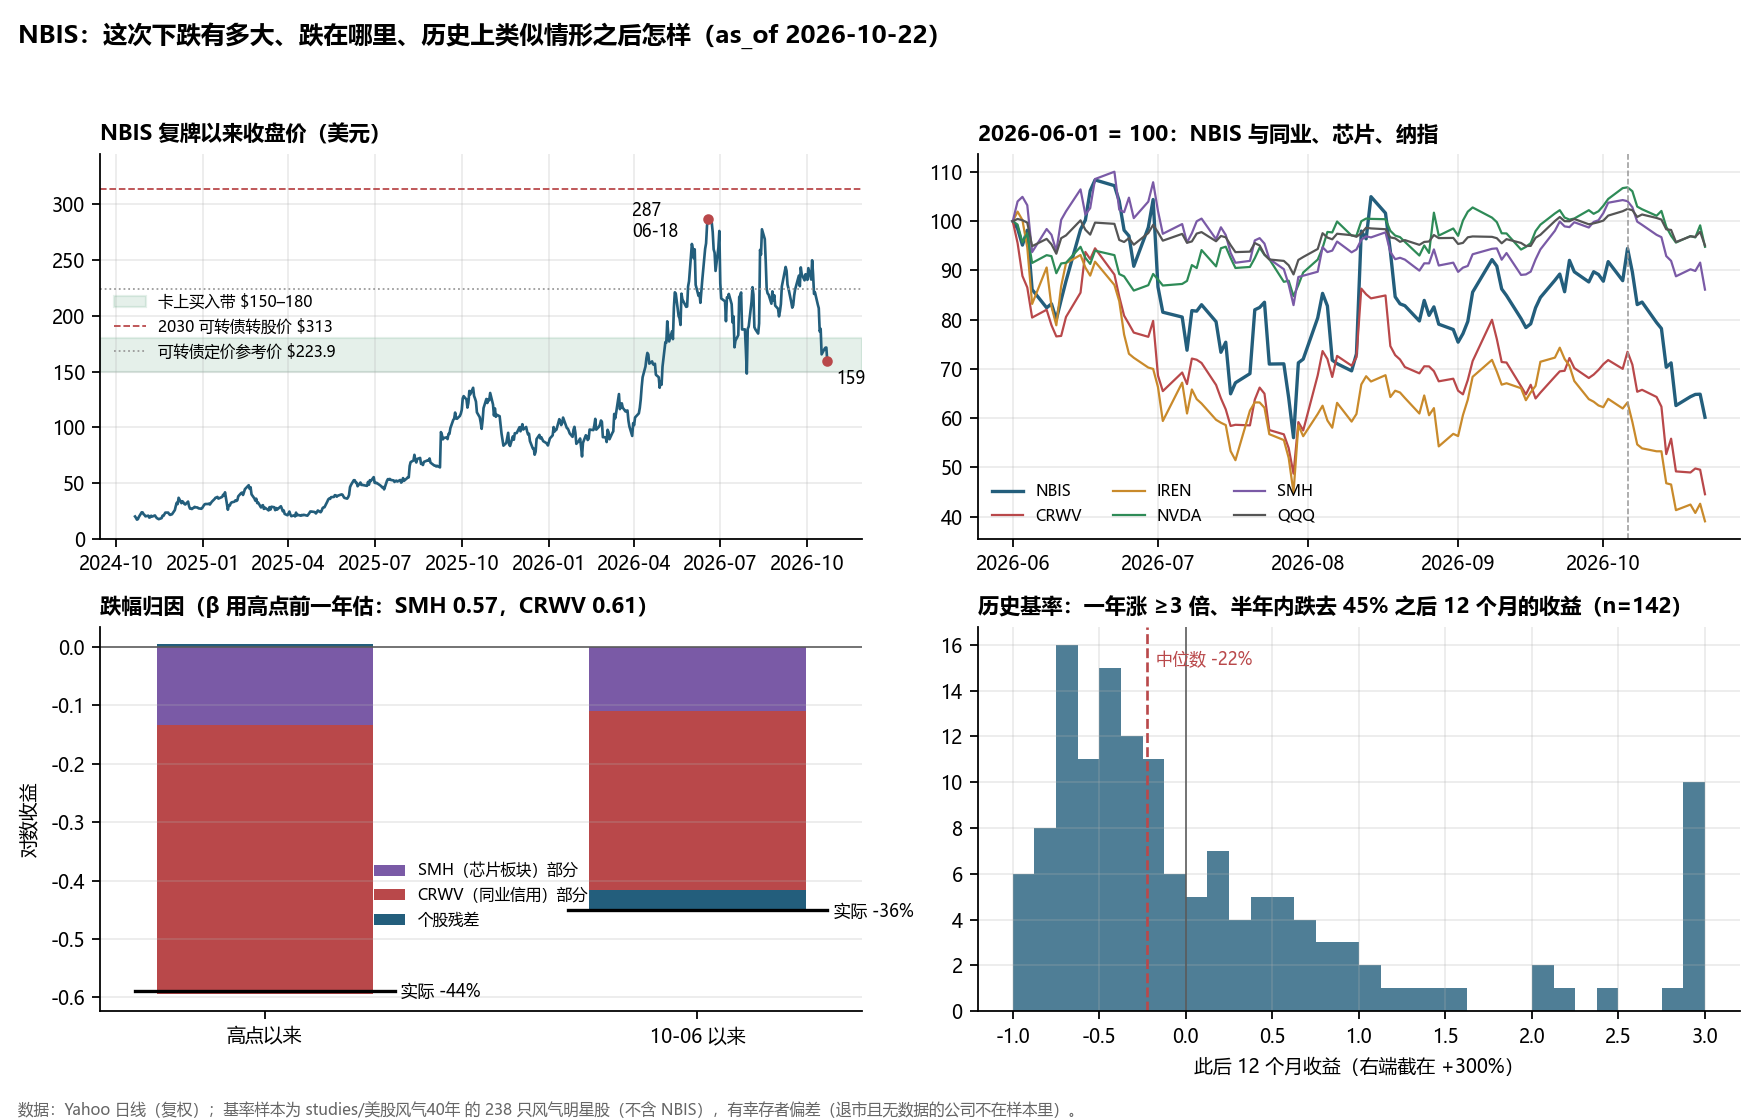

This figure's Python source:
"""NBIS 大跌的量化拆解：回撤史、波动与 beta、行业 vs 个股归因、历史基率。

数据：Yahoo v8 日线（curl 拉取，存 data/yahoo_*.json，已有不重下）；历史基率用
studies/美股风气40年_兴衰统计_2026-10-06/data/raw/prices/*.csv.gz（239 只风气明星股日线）。
as_of：2026-10-22 收盘（10-23 开盘前运行）。
运行：python quant_drawdown.py → 打印结果，写 data/quant_results.json、data/base_rate_events.csv、quant_drawdown.png
"""
import csv
import datetime as dt
import gzip
import json
import math
import statistics as st
import subprocess
from pathlib import Path

import numpy as np

HERE = Path(__file__).resolve().parent
D = HERE / "data"
D.mkdir(exist_ok=True)
FADS = HERE.parents[2] / "studies" / "美股风气40年_兴衰统计_2026-10-06" / "data" / "raw" / "prices"
AS_OF = dt.date(2026, 10, 22)
TICKERS = ["NBIS", "QQQ", "SMH", "NVDA", "CRWV", "IREN", "ORCL", "APLD", "^IXIC"]


def yahoo(t):
    f = D / f"yahoo_{t.replace('^', 'IDX_')}.json"
    if not f.exists() or f.stat().st_size < 1000:
        url = (f"https://query1.finance.yahoo.com/v8/finance/chart/{t.replace('^', '%5E')}"
               "?period1=0&period2=9999999999&interval=1d&includeAdjustedClose=true&events=div,split")
        f.write_bytes(subprocess.run(["curl", "-s", "-m", "60", "-A", "Mozilla/5.0", url], capture_output=True).stdout)
    r = json.loads(f.read_text(encoding="utf-8"))["chart"]["result"][0]
    off = r["meta"].get("gmtoffset", 0)
    q, adj = r["indicators"]["quote"][0], r["indicators"]["adjclose"][0]["adjclose"]
    out = {}
    for ts, c, a in zip(r["timestamp"], q["close"], adj):
        if c is None:
            continue
        d = dt.datetime.utcfromtimestamp(ts + off).date()
        if d <= AS_OF:
            out[d] = (c, a if a is not None else c)
    return out


px = {t: yahoo(t) for t in TICKERS}
for t in TICKERS:
    ds = sorted(px[t])
    print(f"{t:6s} {ds[0]} → {ds[-1]}  last close {px[t][ds[-1]][0]:.2f}  n={len(ds)}")

nb = {d: v for d, v in px["NBIS"].items() if d >= dt.date(2024, 10, 21)}  # 复牌后（此前为 YNDX）
nd = sorted(nb)
nclose = np.array([nb[d][0] for d in nd])
res = {"as_of": str(AS_OF), "last_close": float(nclose[-1])}


def close_on(t, d, adj=True):
    """d 当日或之前最近一个交易日的收盘（默认复权价）。"""
    s = px[t]
    while d not in s:
        d -= dt.timedelta(days=1)
    return s[d][1 if adj else 0]


# ---------- 1. 价格窗口
peak_i = int(nclose.argmax())
peak_d, peak_p = nd[peak_i], float(nclose[peak_i])
windows = {
    "NBIS 收盘高点以来（%s）" % peak_d: peak_d,
    "10-06 以来（本轮科技抛售起点）": dt.date(2026, 10, 6),
    "09-04（上上张卡）以来": dt.date(2026, 9, 4),
    "10-16（上一张卡 as_of）以来": dt.date(2026, 10, 16),
    "年初以来": dt.date(2025, 12, 31),
}
print(f"\nNBIS 复牌后收盘最高 {peak_p:.2f}（{peak_d}），as_of {nclose[-1]:.2f}，距高点 {nclose[-1] / peak_p - 1:+.1%}")
res["peak"] = {"date": str(peak_d), "close": peak_p, "dd": float(nclose[-1] / peak_p - 1)}
res["windows"] = {}
print("\n窗口涨跌（复权）：", "  ".join(f"{t:>6s}" for t in TICKERS[:-1]))
for name, d0 in windows.items():
    row = {}
    for t in TICKERS[:-1]:
        try:
            row[t] = close_on(t, AS_OF) / close_on(t, d0) - 1
        except KeyError:
            row[t] = None
    res["windows"][name] = row
    print(f"  {name:28s}", "  ".join(f"{v:+6.1%}" if v is not None else "   n/a" for v in row.values()))

print("\nNBIS 近期日线：")
res["recent"] = []
for d in nd:
    if d >= dt.date(2026, 10, 1):
        i = nd.index(d)
        r = nclose[i] / nclose[i - 1] - 1
        res["recent"].append({"date": str(d), "close": float(nclose[i]), "ret": float(r)})
        print(f"  {d} {nclose[i]:8.2f} {r:+6.1%}")

# ---------- 2. 回撤史（复牌后，深度 ≥ 25% 的峰谷段）
episodes, i = [], 0
run_max_i = 0
in_dd = False
for k in range(1, len(nclose)):
    if nclose[k] > nclose[run_max_i]:
        if in_dd:
            tr = run_max_i + int(nclose[run_max_i:k].argmin())
            depth = nclose[tr] / nclose[run_max_i] - 1
            if depth <= -0.25:
                episodes.append((run_max_i, tr, k))
            in_dd = False
        run_max_i = k
    elif nclose[k] < nclose[run_max_i] * 0.999:
        in_dd = True
if in_dd:
    tr = run_max_i + int(nclose[run_max_i:].argmin())
    if nclose[tr] / nclose[run_max_i] - 1 <= -0.25:
        episodes.append((run_max_i, tr, None))
print("\n复牌以来回撤 ≥25% 的段：")
res["episodes"] = []
for p, tr, rec in episodes:
    e = {"peak": str(nd[p]), "peak_close": float(nclose[p]), "trough": str(nd[tr]), "trough_close": float(nclose[tr]),
         "depth": float(nclose[tr] / nclose[p] - 1), "days_to_trough": (nd[tr] - nd[p]).days,
         "recovered": str(nd[rec]) if rec else None, "days_trough_to_recover": (nd[rec] - nd[tr]).days if rec else None}
    res["episodes"].append(e)
    print(f"  顶 {e['peak']} {e['peak_close']:.2f} → 底 {e['trough']} {e['trough_close']:.2f}  {e['depth']:+.1%}"
          f"  用 {e['days_to_trough']} 天；收复 {e['recovered'] or '未收复'}"
          + (f"（底后 {e['days_trough_to_recover']} 天）" if rec else ""))

# ---------- 3. 波动与 beta（日对数收益）


def logret(t, d0, d1):
    s = px[t]
    ds = [d for d in sorted(s) if d0 <= d <= d1]
    return {ds[k]: math.log(s[ds[k]][1] / s[ds[k - 1]][1]) for k in range(1, len(ds))}


def aligned(ts, d0, d1):
    rs = [logret(t, d0, d1) for t in ts]
    common = sorted(set.intersection(*[set(r) for r in rs]))
    return common, np.array([[r[d] for d in common] for r in rs])


yr0 = AS_OF - dt.timedelta(days=365)
res["vol"] = {}
for t in ["NBIS", "CRWV", "IREN", "NVDA", "SMH", "QQQ"]:
    r = np.array(list(logret(t, yr0, AS_OF).values()))
    res["vol"][t] = float(r.std(ddof=1) * math.sqrt(252))
print("\n近一年年化波动：", "  ".join(f"{t} {v:.0%}" for t, v in res["vol"].items()))

res["beta"] = {}
for f in ["QQQ", "SMH", "CRWV"]:
    _, m = aligned(["NBIS", f], yr0, AS_OF)
    b = np.cov(m[0], m[1])[0, 1] / m[1].var(ddof=1)
    c = np.corrcoef(m[0], m[1])[0, 1]
    res["beta"][f] = {"beta": float(b), "corr": float(c), "n": int(m.shape[1])}
print("NBIS 对各因子（近一年）：", "  ".join(f"{f} β={v['beta']:.2f} ρ={v['corr']:.2f}" for f, v in res["beta"].items()))

# ---------- 4. 归因：估计窗用高点之前一年（不偷看下跌段），双因子 SMH + CRWV
est0, est1 = peak_d - dt.timedelta(days=365), peak_d
_, m = aligned(["NBIS", "SMH", "CRWV"], est0, est1)
X = np.column_stack([np.ones(m.shape[1]), m[1], m[2]])
coef, *_ = np.linalg.lstsq(X, m[0], rcond=None)
resid_sd = float((m[0] - X @ coef).std(ddof=3))
r2 = 1 - ((m[0] - X @ coef) ** 2).sum() / ((m[0] - m[0].mean()) ** 2).sum()
print(f"\n归因模型（估计窗 {est0}→{est1}，n={m.shape[1]}）：NBIS = {coef[0] * 252:+.0%}/年 + {coef[1]:.2f}×SMH + {coef[2]:.2f}×CRWV，R²={r2:.2f}")
res["attribution_model"] = {"window": [str(est0), str(est1)], "b_smh": float(coef[1]), "b_crwv": float(coef[2]), "r2": float(r2)}
res["attribution"] = {}
for name, d0 in [("高点以来", peak_d), ("10-06 以来", dt.date(2026, 10, 6))]:
    _, w = aligned(["NBIS", "SMH", "CRWV"], d0, AS_OF)
    act, smh, crwv = w.sum(axis=1)
    exp_smh, exp_crwv = coef[1] * smh, coef[2] * crwv  # 不计截距：截距是上涨期的超额，不应外推
    resid = act - exp_smh - exp_crwv
    n = w.shape[1]
    z = resid / (resid_sd * math.sqrt(n))
    a = {"actual": math.expm1(act), "smh_part_log": float(exp_smh), "crwv_part_log": float(exp_crwv),
         "resid_log": float(resid), "resid_z": float(z), "days": n,
         "smh_move": math.expm1(smh), "crwv_move": math.expm1(crwv)}
    res["attribution"][name] = a
    print(f"  {name}（{n} 个交易日）：实际 {a['actual']:+.1%}（对数 {act:+.3f}）= SMH 部分 {exp_smh:+.3f}"
          f"（SMH {a['smh_move']:+.1%}）+ CRWV 部分 {exp_crwv:+.3f}（CRWV {a['crwv_move']:+.1%}）+ 个股残差 {resid:+.3f}（z={z:+.1f}）")

# 单因子对照：只用 SMH
_, m1 = aligned(["NBIS", "SMH"], est0, est1)
b1 = np.cov(m1[0], m1[1])[0, 1] / m1[1].var(ddof=1)
res["attribution_smh_only_beta"] = float(b1)
for name, d0 in [("高点以来", peak_d), ("10-06 以来", dt.date(2026, 10, 6))]:
    _, w = aligned(["NBIS", "SMH"], d0, AS_OF)
    act, smh = w.sum(axis=1)
    res["attribution"][name]["smh_only_resid_log"] = float(act - b1 * smh)
    print(f"  只用 SMH（β={b1:.2f}）{name}：个股残差 {act - b1 * smh:+.3f}")

# 这次回撤以本股的波动看算多大
sig = res["vol"]["NBIS"]
dd_days = len([d for d in nd if d > peak_d])
res["dd_in_sigma"] = float(math.log(nclose[-1] / peak_p) / (sig * math.sqrt(dd_days / 252)))
print(f"\n从高点到今天 {dd_days} 个交易日，对数跌幅 / (年化波动×√时长) = {res['dd_in_sigma']:.2f} σ")

# ---------- 5. 历史基率：风气明星股「一年内涨 ≥3 倍、创新高后 6 个月内跌去 45%」之后发生了什么


def load_fads(path):
    rows = list(csv.DictReader(gzip.open(path, "rt", encoding="utf-8")))
    ds = [dt.date.fromisoformat(r["date"]) for r in rows]
    a = np.array([float(r["adjclose"] or r["close"]) for r in rows])
    return ds, a


ixic = px["^IXIC"]
ixd = sorted(ixic)
ixa = np.array([ixic[d][0] for d in ixd])
ix_runmax = np.maximum.accumulate(ixa)
ix_dd = {d: ixa[k] / ix_runmax[k] - 1 for k, d in enumerate(ixd)}


def ixic_dd(d):
    while d not in ix_dd and d > ixd[0]:
        d -= dt.timedelta(days=1)
    return ix_dd.get(d)


events = []
HZ = {"6m": 126, "12m": 252, "24m": 504, "36m": 756}
for f in sorted(FADS.glob("*.csv.gz")):
    tk = f.name[:-7]
    if tk == "NBIS":
        continue
    try:
        ds, a = load_fads(f)
    except Exception:
        continue
    if len(a) < 400:
        continue
    k, last_peak_used = 252, -1
    runmax = np.maximum.accumulate(a)
    while k < len(a):
        # k 是创新高日，且相对一年内最低点 ≥ 3 倍
        if a[k] >= runmax[k] and a[k] / a[k - 252:k].min() >= 3 and k > last_peak_used:
            # 从这个高点往后：在再创新高之前，6 个月内是否跌破 55%
            pk = k
            j = k + 1
            hit = None
            while j < len(a) and j <= pk + 126:
                if a[j] > a[pk]:
                    pk = j  # 高点被刷新，窗口从新高点重算
                elif a[j] <= 0.55 * a[pk]:
                    hit = j
                    break
                j += 1
            if hit is None:
                k = max(k + 1, j)
                continue
            e = {"ticker": tk, "peak_date": str(ds[pk]), "event_date": str(ds[hit]), "days_peak_to_event": hit - pk,
                 "run_up_x": float(a[pk] / a[max(0, pk - 252):pk].min()), "ixic_dd": ixic_dd(ds[hit])}
            for h, n in HZ.items():
                e[f"fwd_{h}"] = float(a[hit + n] / a[hit] - 1) if hit + n < len(a) else None
            e["min_fwd_12m"] = float(a[hit:hit + 253].min() / a[hit] - 1)
            rec = next((m for m in range(hit, len(a)) if a[m] > a[pk]), None)
            e["recover_days"] = (ds[rec] - ds[hit]).days if rec else None
            e["data_end"] = str(ds[-1])
            events.append(e)
            last_peak_used = pk
            # 下一个事件要求重新创新高
            k = next((m for m in range(hit, len(a)) if a[m] > a[pk]), len(a))
            continue
        k += 1

def summarize(evs, label):
    out = {"label": label, "n": len(evs)}
    for h in HZ:
        v = [e[f"fwd_{h}"] for e in evs if e[f"fwd_{h}"] is not None]
        if len(v) >= 5:
            q = np.percentile(v, [25, 50, 75])
            out[h] = {"n": len(v), "p25": float(q[0]), "median": float(q[1]), "p75": float(q[2]),
                      "pos": float(np.mean(np.array(v) > 0)), "gt50": float(np.mean(np.array(v) > 0.5)),
                      "lt_m50": float(np.mean(np.array(v) < -0.5)), "missing": len(evs) - len(v)}
    mf = [e["min_fwd_12m"] for e in evs]
    out["min_fwd_12m_median"] = float(np.median(mf))
    out["further_dd_25_share"] = float(np.mean(np.array(mf) <= -0.25))
    for yrs in (1, 3, 5):
        out[f"recover_{yrs}y"] = float(np.mean([e["recover_days"] is not None and e["recover_days"] <= 365 * yrs for e in evs]))
    return out


ctab = HERE.parents[2] / "studies" / "美股风气40年_兴衰统计_2026-10-06" / "data" / "companies_table.csv"
role = {}
for r in csv.DictReader(ctab.open(encoding="utf-8-sig")):
    role.setdefault(r["yahoo"], r["role"])
for e in events:
    e["role"] = role.get(e["ticker"], "")
with open(D / "base_rate_events.csv", "w", newline="", encoding="utf-8-sig") as fh:
    w = csv.DictWriter(fh, fieldnames=list(events[0]))
    w.writeheader()
    w.writerows(events)

# NBIS 自己按同一规则的触发日（高点后第一次收盘 ≤ 高点 × 0.55）
trig = next(d for d in nd if d > peak_d and nb[d][0] <= 0.55 * peak_p)
res["nbis_trigger"] = {"date": str(trig), "close": nb[trig][0], "threshold": 0.55 * peak_p,
                       "since_trigger": float(nclose[-1] / nb[trig][0] - 1), "ixic_dd_now": ixic_dd(AS_OF)}
print(f"\nNBIS 按同一规则的触发日：{trig}（收盘 {nb[trig][0]:.2f}，阈值 {0.55 * peak_p:.2f}），触发后至今 {res['nbis_trigger']['since_trigger']:+.1%}；"
      f"纳指当前距高点 {ixic_dd(AS_OF):+.1%}")

groups = [
    ("全部事件", events),
    ("卖铲子 / 基础设施角色", [e for e in events if "卖铲子" in e["role"] or "矿工" in e["role"]]),
    ("主题龙头", [e for e in events if "龙头" in e["role"]]),
    ("纳指当时回撤 < 15%（个股/板块式崩，像现在）", [e for e in events if e["ixic_dd"] is not None and e["ixic_dd"] > -0.15]),
    ("纳指当时回撤 ≥ 15%（大盘一起崩）", [e for e in events if e["ixic_dd"] is not None and e["ixic_dd"] <= -0.15]),
    ("2009 年以后", [e for e in events if e["event_date"] >= "2009-01-01"]),
]
res["base_rate"] = [summarize(g, lab) for lab, g in groups if len(g) >= 5]
res["base_rate_n_tickers"] = len({e["ticker"] for e in events})
print(f"\n历史基率：{len(events)} 个事件，{res['base_rate_n_tickers']} 只股票（来自 {len(list(FADS.glob('*.csv.gz')))} 只风气明星股）")
for s in res["base_rate"]:
    print(f"  【{s['label']}】n={s['n']}  之后 12 个月内再跌 ≥25% 的比例 {s['further_dd_25_share']:.0%}，"
          f"12 个月内最低点中位数 {s['min_fwd_12m_median']:+.0%}；1/3/5 年内收复前高 {s['recover_1y']:.0%}/{s['recover_3y']:.0%}/{s['recover_5y']:.0%}")
    for h in HZ:
        if h in s:
            v = s[h]
            print(f"     {h:>3s}: n={v['n']:3d} 中位数 {v['median']:+.0%}（四分位 {v['p25']:+.0%} ~ {v['p75']:+.0%}），"
                  f"为正 {v['pos']:.0%}，>+50% {v['gt50']:.0%}，<−50% {v['lt_m50']:.0%}，数据缺失 {v['missing']}")

(D / "quant_results.json").write_text(json.dumps(res, ensure_ascii=False, indent=1, default=str), encoding="utf-8")

# ---------- 6. 图
import matplotlib  # noqa: E402

matplotlib.use("Agg")
import matplotlib.pyplot as plt  # noqa: E402
from matplotlib.font_manager import FontProperties  # noqa: E402

font = FontProperties(fname="C:/Windows/Fonts/msyh.ttc")
plt.rcParams.update({"font.family": font.get_name(), "axes.unicode_minus": False, "font.size": 8.5,
                     "axes.spines.top": False, "axes.spines.right": False, "savefig.dpi": 160})
fig, axs = plt.subplots(2, 2, figsize=(11, 7))

ax = axs[0][0]
ax.plot(nd, nclose, color="#235e7c", lw=1.2)
ax.axhspan(150, 180, color="#2e8b57", alpha=0.12, label="卡上买入带 $150–180")
ax.axhline(313.46, color="#b9484a", lw=0.8, ls="--", label="2030 可转债转股价 $313")
ax.axhline(223.90, color="#999", lw=0.8, ls=":", label="可转债定价参考价 $223.9")
ax.scatter([peak_d, nd[-1]], [peak_p, nclose[-1]], color="#b9484a", s=14, zorder=3)
ax.annotate(f"{peak_p:.0f}\n{peak_d:%m-%d}", (peak_d, peak_p), xytext=(-34, -8), textcoords="offset points", fontsize=7.5)
ax.annotate(f"{nclose[-1]:.0f}", (nd[-1], nclose[-1]), xytext=(4, -10), textcoords="offset points", fontsize=7.5)
ax.set_title("NBIS 复牌以来收盘价（美元）", loc="left", fontweight="bold", fontsize=9.5)
ax.set_ylim(0, 345)
ax.legend(fontsize=7, frameon=False, loc="center left", bbox_to_anchor=(0.0, 0.55))
ax.grid(alpha=0.25)

ax = axs[0][1]
cols = {"NBIS": "#235e7c", "CRWV": "#b9484a", "IREN": "#c98a2b", "NVDA": "#2e8b57", "SMH": "#7a5aa6", "QQQ": "#555"}
d0 = dt.date(2026, 6, 1)
for t, c in cols.items():
    s = {d: v[1] for d, v in px[t].items() if d >= d0}
    ds = sorted(s)
    base = s[ds[0]]
    ax.plot(ds, [s[d] / base * 100 for d in ds], color=c, lw=1.5 if t == "NBIS" else 1.0, label=t)
ax.axvline(dt.date(2026, 10, 6), color="#999", lw=0.7, ls="--")
ax.set_title("2026-06-01 = 100：NBIS 与同业、芯片、纳指", loc="left", fontweight="bold", fontsize=9.5)
ax.legend(fontsize=7, frameon=False, ncol=3)
ax.grid(alpha=0.25)

ax = axs[1][0]
a = res["attribution"]
labels = list(a)
x = np.arange(len(labels))
parts = [("SMH（芯片板块）部分", "smh_part_log", "#7a5aa6"), ("CRWV（同业信用）部分", "crwv_part_log", "#b9484a"),
         ("个股残差", "resid_log", "#235e7c")]
bottom_neg = np.zeros(len(labels))
bottom_pos = np.zeros(len(labels))
for lab, key, c in parts:
    v = np.array([a[n][key] for n in labels])
    b = np.where(v < 0, bottom_neg, bottom_pos)
    ax.bar(x, v, bottom=b, color=c, width=0.5, label=lab)
    bottom_neg += np.where(v < 0, v, 0)
    bottom_pos += np.where(v >= 0, v, 0)
for k, n in enumerate(labels):
    act = math.log1p(a[n]["actual"])
    ax.plot([k - 0.3, k + 0.3], [act, act], color="k", lw=1.5)
    ax.annotate(f"实际 {a[n]['actual']:+.0%}", (k + 0.3, act), xytext=(3, -3), textcoords="offset points", fontsize=7.5)
ax.axhline(0, color="#555", lw=0.7)
ax.set_xticks(x, labels)
ax.set_ylabel("对数收益")
ax.set_title(f"跌幅归因（β 用高点前一年估：SMH {coef[1]:.2f}，CRWV {coef[2]:.2f}）", loc="left", fontweight="bold", fontsize=9.5)
ax.legend(fontsize=7, frameon=False, loc="center", bbox_to_anchor=(0.5, 0.3))
ax.grid(alpha=0.25, axis="y")

ax = axs[1][1]
v = [e["fwd_12m"] for e in events if e["fwd_12m"] is not None]
bins = np.linspace(-1, 3, 33)
ax.hist(np.clip(v, -1, 3), bins=bins, color="#235e7c", alpha=0.8)
med = float(np.median(v))
ax.axvline(0, color="#555", lw=0.7)
ax.axvline(med, color="#b9484a", lw=1.2, ls="--")
ax.annotate(f"中位数 {med:+.0%}", (med, ax.get_ylim()[1] * 0.9), xytext=(4, 0), textcoords="offset points", fontsize=7.5, color="#b9484a")
ax.set_title(f"历史基率：一年涨 ≥3 倍、半年内跌去 45% 之后 12 个月的收益（n={len(v)}）", loc="left", fontweight="bold", fontsize=9.5)
ax.set_xlabel("此后 12 个月收益（右端截在 +300%）")
ax.grid(alpha=0.25)

fig.suptitle(f"NBIS：这次下跌有多大、跌在哪里、历史上类似情形之后怎样（as_of {AS_OF}）", x=0.01, ha="left", fontweight="bold", fontsize=11)
fig.text(0.01, 0.004, "数据：Yahoo 日线（复权）；基率样本为 studies/美股风气40年 的 238 只风气明星股（不含 NBIS），有幸存者偏差（退市且无数据的公司不在样本里）。",
         fontsize=7, color="#666")
fig.tight_layout(rect=(0, 0.02, 1, 0.95))
fig.savefig(HERE / "quant_drawdown.png")
print("\n图：", HERE / "quant_drawdown.png")
